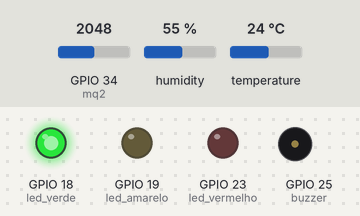
A program run on a simulated ESP32 board running MicroPython. On the bench: output pins drawn as LEDs (lit = HIGH), buzzer (waves = sounding). Wiring (from the project's diagram.json): DHT22 sensor on GPIO 15, green LED on GPIO 18, yellow LED on GPIO 19, red LED on GPIO 23, buzzer on GPIO 25, gas sensor on GPIO 34. Inputs (shaded band) come from the test bench; at power-on: temperature 24 °C, GPIO 34 (mq2) = 2048, humidity 55 % (analog values on the 0–4095 scale). What the program prints to the serial console is not drawn.

Above: at 1.2 s.
1.3 s: temperature set to 34.3 °C
4.0 s: temperature set to 35.3 °C
At 5.3 s:
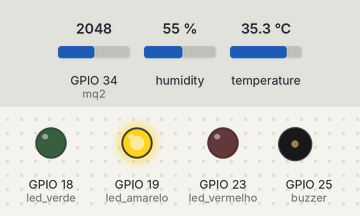
10.0 s: GPIO 34 (mq2) set to 3670
14.4 s: GPIO 34 (mq2) set to 3769
At 16.0 s:
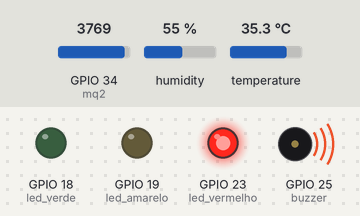
17.1 s: GPIO 34 (mq2) set to 3660
At 18.7 s:
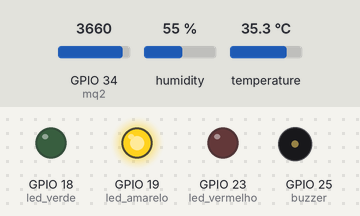
23.1 s: GPIO 34 (mq2) set to 3740
At 25.3 s:
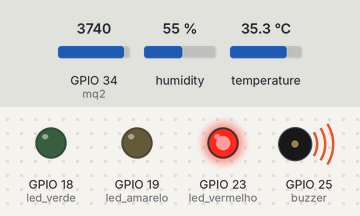
Timing chart, 0 to 26.8 s (numbered marks = the images above; inputs shaded):
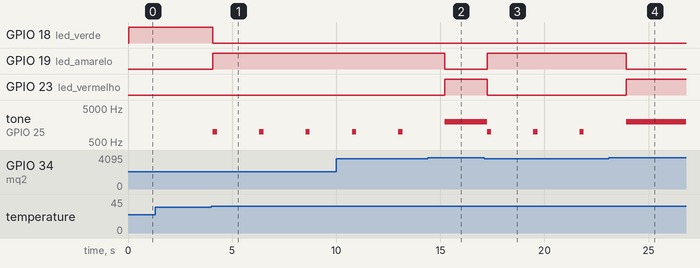

Measured:
- the behaviour switches between 34.9 and 35 °C on temperature (found by bisection; images 0 and 1)
- the behaviour switches between 3700 and 3701 on GPIO 34 (mq2) (found by bisection; images 1 and 2)
- after the input at 4.0 s, GPIO 18 (led_verde): HIGH → LOW after 0.08 s; GPIO 19 (led_amarelo): LOW → HIGH after 0.08 s; tone on GPIO 25 (buzzer): alternates 1000 Hz for 0.20 s and silent for 2.0 s, starting after 0.08 s
- after the input at 14.4 s, GPIO 19 (led_amarelo): HIGH → LOW after 0.82 s; GPIO 23 (led_vermelho): LOW → HIGH after 0.82 s
- after the input at 17.1 s, GPIO 19 (led_amarelo): LOW → HIGH after 0.14 s; GPIO 23 (led_vermelho): HIGH → LOW after 0.14 s; tone on GPIO 25 (buzzer): alternates 1000 Hz for 0.20 s and silent for 2.0 s, starting after 0.14 s
- after the input at 23.1 s, GPIO 19 (led_amarelo): HIGH → LOW after 0.82 s; GPIO 23 (led_vermelho): LOW → HIGH after 0.82 s

The program:

main.py
```python
from sensores import ler_sensores
from atuadores import atualizar_leds, controlador_buzzer
from monitoramento import avaliar_risco
import time


print("================================")
print(" FireGuard IoT - MicroPython")
print("================================")

status_anterior = None

contador_seguro = 0
contador_atencao = 0
contador_emergencia = 0

while True:
    temperatura, umidade, gas = ler_sensores()

    status, motivos = avaliar_risco(temperatura, gas)

    if status != status_anterior:
        print("================================")
        print("Status alterado para:", status)
        print("================================")

    print("Motivos:")
    if len(motivos) == 0:
        print("- Ambiente dentro dos parametros")
    else:
        for motivo in motivos:
            print("-", motivo)


    status_anterior = status

    atualizar_leds(status)

    controlador_buzzer(status)

    print("Status:", status)

    if status == "SEGURO":
        contador_seguro += 1
    elif status == "ATENCAO":
        contador_atencao += 1
    elif status == "EMERGENCIA":
        contador_emergencia += 1

    print("=================================")
    print("Seguro:", contador_seguro)
    print("Atencao:", contador_atencao)
    print("Emergencia:", contador_emergencia)
    print("=================================")
    print("\n\n\n\n\n")
    time.sleep(2)
```

sensores.py
```python
from machine import Pin, ADC
from dht import DHT22

# DHT22 no GPIO 15
dht = DHT22(Pin(15))

# MQ-2 no GPIO 34
mq2 = ADC(Pin(34))
mq2.atten(ADC.ATTN_11DB) # Faixa completa 0-3.3V


def ler_sensores():
  try:
    # Lê o DHT22
    dht.measure()

    temperatura = dht.temperature()
    umidade = dht.humidity()
    fumaca = mq2.read() # Lê o MQ-2

    print("-------------------------------")
    print("Temperatura:", temperatura, "°C")
    print("Umidade:", umidade, "%")
    print("Nivel de Gas/Fumaca:", fumaca)
    print("-------------------------------")

    return temperatura, umidade, fumaca

  except Exception as e:
    print ("Erro ao ler sensores:", e)
    return None, None, None
```

atuadores.py
```python
from machine import Pin, PWM
import time

# LEDs
led_verde = Pin(18, Pin.OUT)
led_amarelo = Pin(19, Pin.OUT)
led_vermelho = Pin(23, Pin.OUT)

# Buzzer no GPIO 25
buzzer = PWM(Pin(25))
buzzer.duty(0)


def atualizar_leds(status):
    led_verde.off()
    led_amarelo.off()
    led_vermelho.off()

    if status == "SEGURO":
        led_verde.on()
    elif status == "ATENCAO":
        led_amarelo.on()
    elif status == "EMERGENCIA":
        led_vermelho.on()


def controlador_buzzer(status):
    if status == "SEGURO":
        buzzer.duty(0)
    elif status == "ATENCAO":
        buzzer.freq(1000)
        buzzer.duty(512)
        time.sleep(0.2)
        buzzer.duty(0)
    elif status == "EMERGENCIA":
        buzzer.freq(2000)
        buzzer.duty(512)
```

monitoramento.py
```python
def avaliar_risco(temp, gas):

    motivos = []

    if temp > 50:
        motivos.append(f"Temperatura critica ({temp}°C)")
    elif temp >= 35:
        motivos.append(f"Temperatura elevada ({temp}°C)")

    if gas > 3700:
        motivos.append(f"Alta concentracao de gas ({gas})")
    elif gas >= 3300:
        motivos.append(f"Concentracao moderada de gas ({gas})")

    # STATUS
    if temp > 50 or gas > 3700:
        status = "EMERGENCIA"
    elif temp >= 35 or gas >= 3300:
        status = "ATENCAO"
    else:
        status = "SEGURO"

    return status, motivos
```
